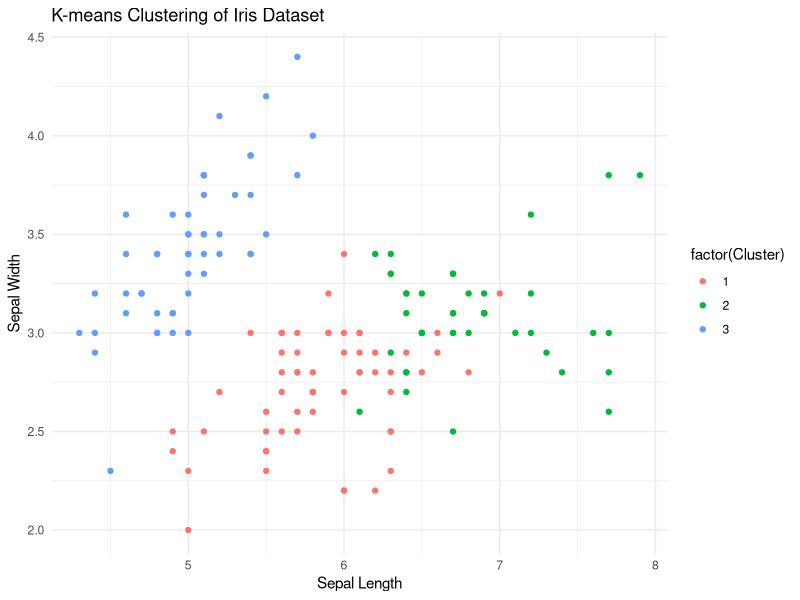

Recreate this plot in R.
# Load necessary libraries
library(ggplot2)  # For plotting
library(cluster)  # For kmeans clustering

# Load the iris dataset
data(iris)

# Select only the numeric columns (excluding species)
iris_numeric <- iris[, -5]

# Perform k-means clustering with k = 3
kmeans_result <- kmeans(iris_numeric, centers = 3)

# Add cluster assignments to the dataset
iris_clustered <- cbind(iris_numeric, Cluster = kmeans_result$cluster)

# Plot the clusters
ggplot(iris_clustered, aes(x = Sepal.Length, y = Sepal.Width, color = factor(Cluster))) +
  geom_point() +
  labs(title = "K-means Clustering of Iris Dataset",
       x = "Sepal Length", y = "Sepal Width") +
  theme_minimal()
